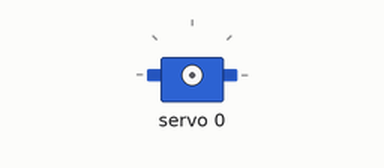
Recording of a sketch running on a simulated Arduino Uno, built with avr-gcc and run on an emulated ATmega328P. Shown: servo.

Above: at 0.05 s.
At 0.4 s:
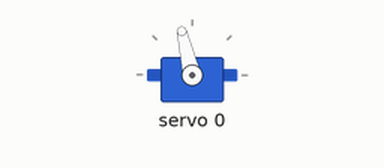
At 0.65 s:
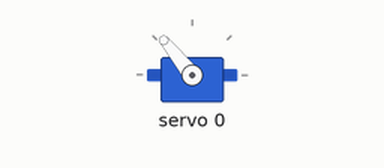
At 1.3 s:
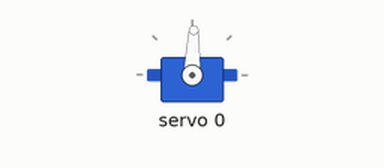
Timing chart, 0 to 3.0 s (numbered marks = the images above):
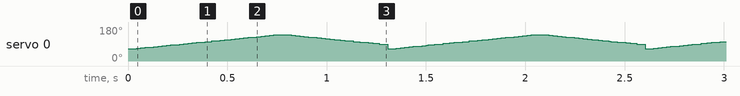

The sketch:

Testprogramm_Hai_Servo.ino
```cpp
//Testprogramm 1 Servo  (longruner 6V)
//HAI Flossenbewegung

#include <Adafruit_PWMServoDriver.h>

// Neuer Servodriver
Adafruit_PWMServoDriver pwm = Adafruit_PWMServoDriver();

#define SERVOMIN  130        // This is the 'minimum' pulse length count (out of 4096)
#define SERVOMAX  550        // This is the 'maximum' pulse length count (out of 4096)
#define USMIN  600           // This is the rounded 'minimum' microsecond length based on the minimum pulse of 50
#define USMAX  2400          // This is the rounded 'maximum' microsecond length based on the maximum pulse of 150
#define SERVO_FREQ 50        // Analog servos run at ~50 Hz updates

uint8_t servonum = 0;        //Board 0 (es wird nur 1 board verwendet)


// Pulslängen für Servos
int pulselength = 0;

int pause = 1000;


void setup()
{
  pwm.begin();
  pwm.setPWMFreq(SERVO_FREQ);  // Analog servos run at ~50 Hz updates
  delay(10);
}

void loop()
{

  for(int i = 50; i < 120; i++)
  {
    bewegenFlosse(i);
    delay(10);
  }

  for(int i = 120; i > 70; i--)
  {
    bewegenFlosse(i);
    delay(10);
  }

//  delay(1000);
//  bewegenFlosse(120);
//  //delay(1000);
//  //bewegenFlosse(90);
//  delay(1000);
//  bewegenFlosse(50);


}

void bewegenFlosse(int grad)
{
 pulselength = map(grad, 0, 180, SERVOMIN, SERVOMAX);
 pwm.setPWM(0, 0, pulselength);                          //Steckplatz 0, board 0
}
```
